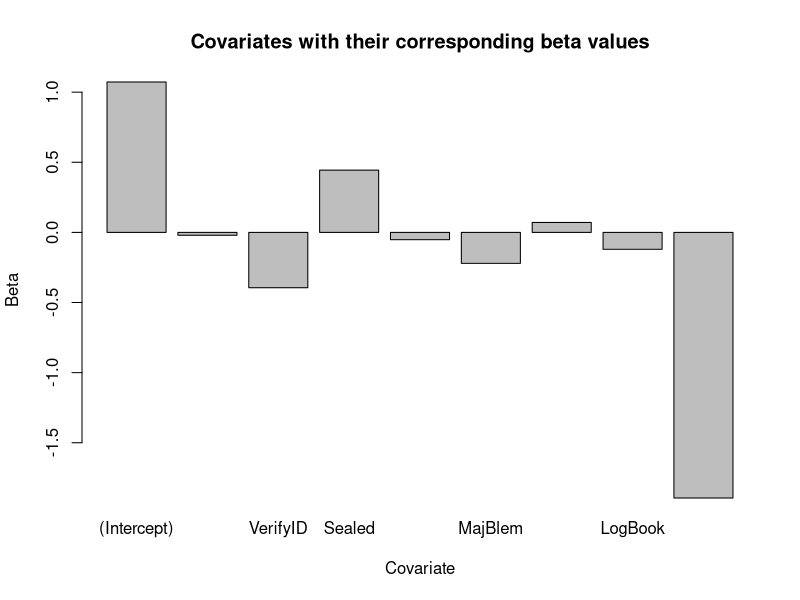
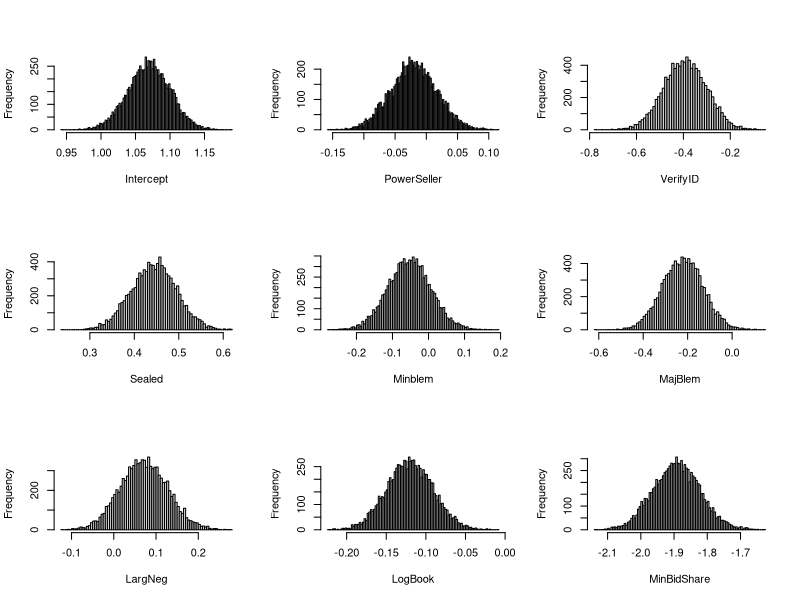
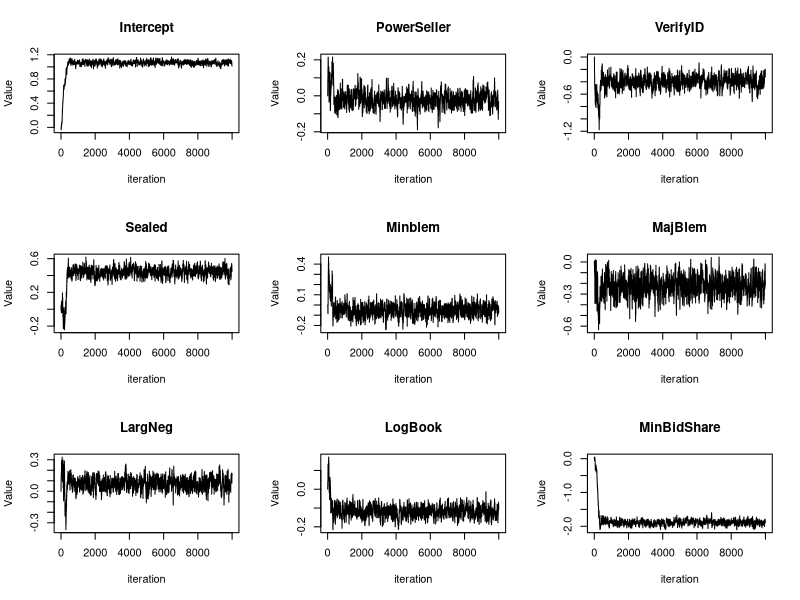
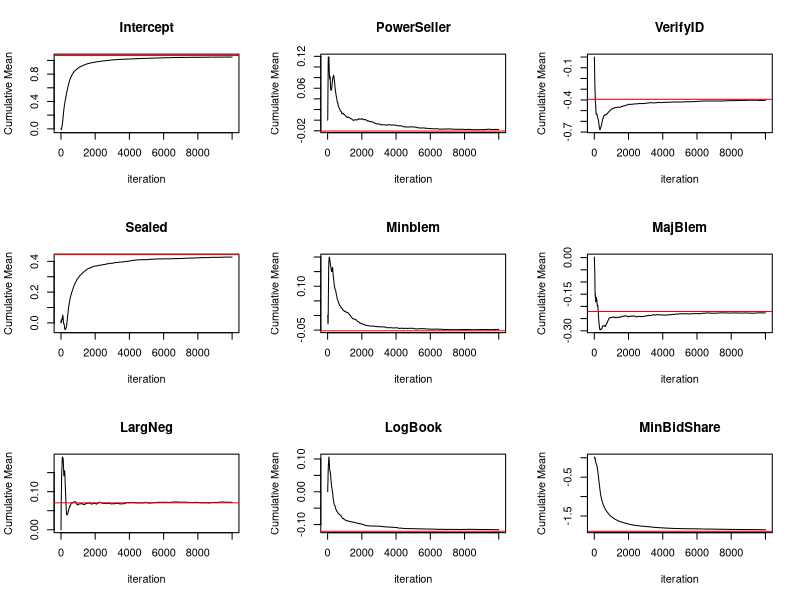
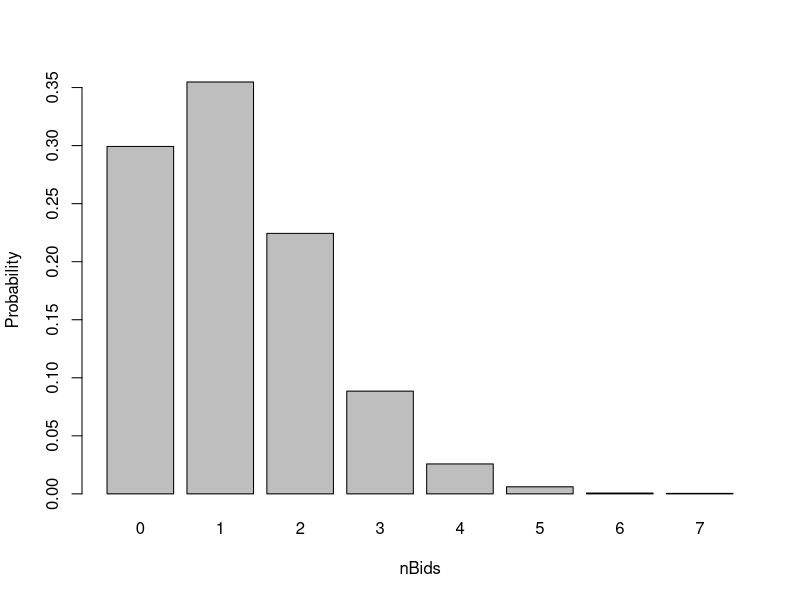

Here is the R script that generated these plots, in order:
set.seed(1234)
data <- read.table("eBayNumberOfBidderData.dat", header = T)

# a

model <- glm(nBids ~ . - Const, family="poisson", data=data)
barplot(model$coefficients, ylab = "Beta", xlab="Covariate", main="Covariates with their corresponding beta values")
summary(model)

# b

library(mvtnorm)
y <- data$nBids
X <- as.matrix(data[,-c(1)])

Sigma <- 100 * solve(t(X)%*%X)
mu <- matrix(0, nrow=1, ncol=9)


LogPoisson <- function(betas,y,X,mu,Sigma){
  linPred <- betas %*% t(X)
  
  logLik <- sum(linPred * y - exp(linPred))
  if (abs(logLik) == Inf) logLik = -20000
  
  logPrior <- dmvnorm(betas, matrix(0, length(betas), 1), Sigma, log=TRUE) ## zellners prior
  return(logLik + logPrior)
}
initVal <- as.vector(rep(0,dim(X)[2]));

OptimResults<-optim(initVal,LogPoisson,gr=NULL,y,X,mu,Sigma,method=c("BFGS"),control=list(fnscale=-1),hessian=TRUE)

beta_tilde <- OptimResults$par
j_inv <- -solve(OptimResults$hessian)
beta_draws <- rmvnorm(10000,beta_tilde, j_inv )

par(mfrow=c(3,3))

hist(beta_draws[, 1], 100, xlab = "Intercept", main = "")
hist(beta_draws[, 2], 100, xlab = "PowerSeller", main = "")
hist(beta_draws[, 3], 100, xlab = "VerifyID", main = "")
hist(beta_draws[, 4], 100, xlab = "Sealed", main = "")
hist(beta_draws[, 5], 100, xlab = "Minblem", main = "")
hist(beta_draws[, 6], 100, xlab = "MajBlem", main = "")
hist(beta_draws[, 7], 100, xlab = "LargNeg", main = "")
hist(beta_draws[, 8], 100, xlab = "LogBook", main = "")
hist(beta_draws[, 9], 100, xlab = "MinBidShare", main = "")

par(mfrow=c(1,1))

# c

Metropolis <- function(c, N, summa, postFunction, ...) {
  proposal_last <- as.vector(rep(0, dim(X)[2]))
  thetas <- matrix(0, N, dim(X)[2])
  acceptance <- 0
  for (x in 1:N) {
    proposal <- as.vector(rmvnorm(1, mean = proposal_last, sigma = c * summa))
    p_theta <- postFunction(proposal, ...)
    p_theta_last <- postFunction(proposal_last, ...)
    alpha <- min(1, exp(p_theta - p_theta_last))
    r <- runif(1)
    if (alpha > r) {
      proposal_last <- proposal
      acceptance <- acceptance + 1
    }
    thetas[x, ] <- proposal_last
    
  }
  cat("Acceptance Ratio: ", acceptance / N)
  return (thetas)
}
n <- 10000

draws <- Metropolis(0.5, n, j_inv, LogPoisson, y, X, mu, Sigma)

cum_mean <- matrix(0, n, dim(X)[2])

for (i in 1:dim(draws)[2]) {
  cum_mean[,i] <- cumsum(draws[,i]) / seq_along(draws[,i]) 
}

par(mfrow=c(3,3))

plot(draws[,1], main="Intercept", xlab="iteration", ylab="Value", type="l")    
plot(draws[,2], main="PowerSeller", xlab="iteration", ylab="Value", type="l")  
plot(draws[,3], main="VerifyID", xlab="iteration", ylab="Value", type="l") 
plot(draws[,4], main="Sealed", xlab="iteration",ylab="Value", type="l") 
plot(draws[,5], main="Minblem", xlab="iteration",ylab="Value", type="l") 
plot(draws[,6], main="MajBlem", xlab="iteration", ylab="Value", type="l") 
plot(draws[,7], main="LargNeg", xlab="iteration", ylab="Value", type="l") 
plot(draws[,8], main="LogBook", xlab="iteration", ylab="Value", type="l") 
plot(draws[,9], main="MinBidShare", xlab="iteration", ylab="Value", type="l") 

plot(cum_mean[,1],  main="Intercept", xlab="iteration", ylab="Cumulative Mean", type="l")  
abline(h=model$coefficients[1], col="red")
plot(cum_mean[,2], main="PowerSeller", xlab="iteration", ylab="Cumulative Mean", type="l")
abline(h=model$coefficients[2], col="red")
plot(cum_mean[,3], main="VerifyID", xlab="iteration", ylab="Cumulative Mean", type="l")
abline(h=model$coefficients[3], col="red")
plot(cum_mean[,4], main="Sealed", xlab="iteration", ylab="Cumulative Mean", type="l")
abline(h=model$coefficients[4], col="red")
plot(cum_mean[,5], main="Minblem", xlab="iteration", ylab="Cumulative Mean", type="l")
abline(h=model$coefficients[5], col="red")
plot(cum_mean[,6], main="MajBlem", xlab="iteration", ylab="Cumulative Mean", type="l")
abline(h=model$coefficients[6], col="red")
plot(cum_mean[,7], main="LargNeg", xlab="iteration", ylab="Cumulative Mean", type="l")
abline(h=model$coefficients[7], col="red")
plot(cum_mean[,8], main="LogBook", xlab="iteration", ylab="Cumulative Mean", type="l")
abline(h=model$coefficients[8], col="red")
plot(cum_mean[,9], main="MinBidShare", xlab="iteration", ylab="Cumulative Mean", type="l") 
abline(h=model$coefficients[9], col="red")

par(mfrow=c(1,1))

betas_mean <- as.vector(draws[n-1,])
#d
cov = as.vector(c(1,1,1,1,0,0,0,1,0.5))

lambda = exp(cov%*%betas_mean)
nBids_sim = rpois(10000, lambda)

barplot(table(nBids_sim)/n, ylab="Probability", xlab="nBids")


